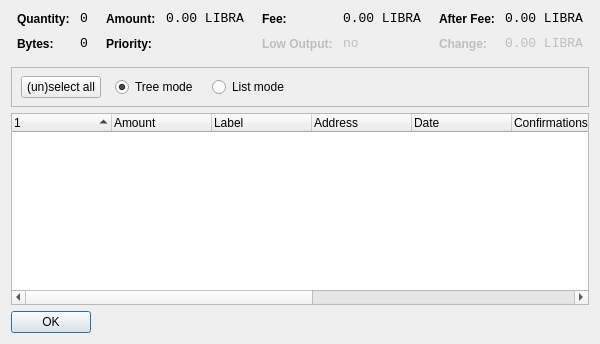
<?xml version="1.0" encoding="UTF-8"?>
<ui version="4.0">
 <class>CoinControlDialog</class>
 <widget class="QDialog" name="CoinControlDialog">
  <property name="windowTitle">
   <string>Coin Control</string>
  </property>
  <layout class="QVBoxLayout" name="verticalLayout">
   <item>
    <layout class="QHBoxLayout" name="horizontalLayoutTop" stretch="0,0,0,0">
     <property name="topMargin">
      <number>0</number>
     </property>
     <property name="bottomMargin">
      <number>10</number>
     </property>
     <item>
      <layout class="QFormLayout" name="formLayoutCoinControl1">
       <property name="horizontalSpacing">
        <number>10</number>
       </property>
       <property name="verticalSpacing">
        <number>10</number>
       </property>
       <property name="leftMargin">
        <number>6</number>
       </property>
       <property name="rightMargin">
        <number>6</number>
       </property>
       <item row="0" column="0">
        <widget class="QLabel" name="labelCoinControlQuantityText">
         <property name="styleSheet">
          <string notr="true">font-weight:bold;</string>
         </property>
         <property name="text">
          <string>Quantity:</string>
         </property>
        </widget>
       </item>
       <item row="0" column="1">
        <widget class="QLabel" name="labelCoinControlQuantity">
         <property name="font">
          <font>
           <family>Monospace</family>
           <pointsize>10</pointsize>
          </font>
         </property>
         <property name="cursor">
          <cursorShape>IBeamCursor</cursorShape>
         </property>
         <property name="contextMenuPolicy">
          <enum>Qt::ActionsContextMenu</enum>
         </property>
         <property name="text">
          <string notr="true">0</string>
         </property>
         <property name="textInteractionFlags">
          <set>Qt::LinksAccessibleByMouse|Qt::TextSelectableByKeyboard|Qt::TextSelectableByMouse</set>
         </property>
        </widget>
       </item>
       <item row="1" column="0">
        <widget class="QLabel" name="labelCoinControlBytesText">
         <property name="styleSheet">
          <string notr="true">font-weight:bold;</string>
         </property>
         <property name="text">
          <string>Bytes:</string>
         </property>
        </widget>
       </item>
       <item row="1" column="1">
        <widget class="QLabel" name="labelCoinControlBytes">
         <property name="font">
          <font>
           <family>Monospace</family>
           <pointsize>10</pointsize>
          </font>
         </property>
         <property name="cursor">
          <cursorShape>IBeamCursor</cursorShape>
         </property>
         <property name="contextMenuPolicy">
          <enum>Qt::ActionsContextMenu</enum>
         </property>
         <property name="text">
          <string notr="true">0</string>
         </property>
         <property name="textInteractionFlags">
          <set>Qt::LinksAccessibleByMouse|Qt::TextSelectableByKeyboard|Qt::TextSelectableByMouse</set>
         </property>
        </widget>
       </item>
      </layout>
     </item>
     <item>
      <layout class="QFormLayout" name="formLayoutCoinControl2">
       <property name="horizontalSpacing">
        <number>10</number>
       </property>
       <property name="verticalSpacing">
        <number>10</number>
       </property>
       <property name="leftMargin">
        <number>6</number>
       </property>
       <property name="rightMargin">
        <number>6</number>
       </property>
       <item row="0" column="0">
        <widget class="QLabel" name="labelCoinControlAmountText">
         <property name="styleSheet">
          <string notr="true">font-weight:bold;</string>
         </property>
         <property name="text">
          <string>Amount:</string>
         </property>
        </widget>
       </item>
       <item row="0" column="1">
        <widget class="QLabel" name="labelCoinControlAmount">
         <property name="font">
          <font>
           <family>Monospace</family>
           <pointsize>10</pointsize>
          </font>
         </property>
         <property name="cursor">
          <cursorShape>IBeamCursor</cursorShape>
         </property>
         <property name="contextMenuPolicy">
          <enum>Qt::ActionsContextMenu</enum>
         </property>
         <property name="text">
          <string notr="true">0.00 LIBRA</string>
         </property>
         <property name="textInteractionFlags">
          <set>Qt::LinksAccessibleByMouse|Qt::TextSelectableByKeyboard|Qt::TextSelectableByMouse</set>
         </property>
        </widget>
       </item>
       <item row="1" column="0">
        <widget class="QLabel" name="labelCoinControlPriorityText">
         <property name="styleSheet">
          <string notr="true">font-weight:bold;</string>
         </property>
         <property name="text">
          <string>Priority:</string>
         </property>
        </widget>
       </item>
       <item row="1" column="1">
        <widget class="QLabel" name="labelCoinControlPriority">
         <property name="font">
          <font>
           <family>Monospace</family>
           <pointsize>10</pointsize>
          </font>
         </property>
         <property name="cursor">
          <cursorShape>IBeamCursor</cursorShape>
         </property>
         <property name="contextMenuPolicy">
          <enum>Qt::ActionsContextMenu</enum>
         </property>
         <property name="text">
          <string/>
         </property>
         <property name="textInteractionFlags">
          <set>Qt::LinksAccessibleByMouse|Qt::TextSelectableByKeyboard|Qt::TextSelectableByMouse</set>
         </property>
        </widget>
       </item>
      </layout>
     </item>
     <item>
      <layout class="QFormLayout" name="formLayoutCoinControl3">
       <property name="horizontalSpacing">
        <number>10</number>
       </property>
       <property name="verticalSpacing">
        <number>10</number>
       </property>
       <property name="leftMargin">
        <number>6</number>
       </property>
       <property name="rightMargin">
        <number>6</number>
       </property>
       <item row="0" column="0">
        <widget class="QLabel" name="labelCoinControlFeeText">
         <property name="styleSheet">
          <string notr="true">font-weight:bold;</string>
         </property>
         <property name="text">
          <string>Fee:</string>
         </property>
        </widget>
       </item>
       <item row="0" column="1">
        <widget class="QLabel" name="labelCoinControlFee">
         <property name="font">
          <font>
           <family>Monospace</family>
           <pointsize>10</pointsize>
          </font>
         </property>
         <property name="cursor">
          <cursorShape>IBeamCursor</cursorShape>
         </property>
         <property name="contextMenuPolicy">
          <enum>Qt::ActionsContextMenu</enum>
         </property>
         <property name="text">
          <string notr="true">0.00 LIBRA</string>
         </property>
         <property name="textInteractionFlags">
          <set>Qt::LinksAccessibleByMouse|Qt::TextSelectableByKeyboard|Qt::TextSelectableByMouse</set>
         </property>
        </widget>
       </item>
       <item row="1" column="0">
        <widget class="QLabel" name="labelCoinControlLowOutputText">
         <property name="enabled">
          <bool>false</bool>
         </property>
         <property name="styleSheet">
          <string notr="true">font-weight:bold;</string>
         </property>
         <property name="text">
          <string>Low Output:</string>
         </property>
        </widget>
       </item>
       <item row="1" column="1">
        <widget class="QLabel" name="labelCoinControlLowOutput">
         <property name="enabled">
          <bool>false</bool>
         </property>
         <property name="font">
          <font>
           <family>Monospace</family>
           <pointsize>10</pointsize>
          </font>
         </property>
         <property name="cursor">
          <cursorShape>IBeamCursor</cursorShape>
         </property>
         <property name="contextMenuPolicy">
          <enum>Qt::ActionsContextMenu</enum>
         </property>
         <property name="text">
          <string notr="true">no</string>
         </property>
         <property name="textInteractionFlags">
          <set>Qt::LinksAccessibleByMouse|Qt::TextSelectableByKeyboard|Qt::TextSelectableByMouse</set>
         </property>
        </widget>
       </item>
      </layout>
     </item>
     <item>
      <layout class="QFormLayout" name="formLayoutCoinControl4">
       <property name="horizontalSpacing">
        <number>10</number>
       </property>
       <property name="verticalSpacing">
        <number>10</number>
       </property>
       <property name="leftMargin">
        <number>6</number>
       </property>
       <property name="rightMargin">
        <number>6</number>
       </property>
       <item row="0" column="0">
        <widget class="QLabel" name="labelCoinControlAfterFeeText">
         <property name="styleSheet">
          <string notr="true">font-weight:bold;</string>
         </property>
         <property name="text">
          <string>After Fee:</string>
         </property>
        </widget>
       </item>
       <item row="0" column="1">
        <widget class="QLabel" name="labelCoinControlAfterFee">
         <property name="font">
          <font>
           <family>Monospace</family>
           <pointsize>10</pointsize>
          </font>
         </property>
         <property name="cursor">
          <cursorShape>IBeamCursor</cursorShape>
         </property>
         <property name="contextMenuPolicy">
          <enum>Qt::ActionsContextMenu</enum>
         </property>
         <property name="text">
          <string notr="true">0.00 LIBRA</string>
         </property>
         <property name="textInteractionFlags">
          <set>Qt::LinksAccessibleByMouse|Qt::TextSelectableByKeyboard|Qt::TextSelectableByMouse</set>
         </property>
        </widget>
       </item>
       <item row="1" column="0">
        <widget class="QLabel" name="labelCoinControlChangeText">
         <property name="enabled">
          <bool>false</bool>
         </property>
         <property name="styleSheet">
          <string notr="true">font-weight:bold;</string>
         </property>
         <property name="text">
          <string>Change:</string>
         </property>
        </widget>
       </item>
       <item row="1" column="1">
        <widget class="QLabel" name="labelCoinControlChange">
         <property name="enabled">
          <bool>false</bool>
         </property>
         <property name="font">
          <font>
           <family>Monospace</family>
           <pointsize>10</pointsize>
          </font>
         </property>
         <property name="cursor">
          <cursorShape>IBeamCursor</cursorShape>
         </property>
         <property name="contextMenuPolicy">
          <enum>Qt::ActionsContextMenu</enum>
         </property>
         <property name="text">
          <string notr="true">0.00 LIBRA</string>
         </property>
         <property name="textInteractionFlags">
          <set>Qt::LinksAccessibleByMouse|Qt::TextSelectableByKeyboard|Qt::TextSelectableByMouse</set>
         </property>
        </widget>
       </item>
      </layout>
     </item>
    </layout>
   </item>
   <item>
    <widget class="QFrame" name="frame">
     <property name="minimumSize">
      <size>
       <width>0</width>
       <height>40</height>
      </size>
     </property>
     <property name="frameShape">
      <enum>QFrame::StyledPanel</enum>
     </property>
     <property name="frameShadow">
      <enum>QFrame::Sunken</enum>
     </property>
     <widget class="QWidget" name="horizontalLayoutWidget">
      <property name="geometry">
       <rect>
        <x>10</x>
        <y>0</y>
        <width>781</width>
        <height>41</height>
       </rect>
      </property>
      <layout class="QHBoxLayout" name="horizontalLayoutPanel" stretch="0,0,0,0">
       <property name="spacing">
        <number>14</number>
       </property>
       <item>
        <widget class="QPushButton" name="pushButtonSelectAll">
         <property name="sizePolicy">
          <sizepolicy hsizetype="Maximum" vsizetype="Fixed">
           <horstretch>0</horstretch>
           <verstretch>0</verstretch>
          </sizepolicy>
         </property>
         <property name="text">
          <string>(un)select all</string>
         </property>
        </widget>
       </item>
       <item>
        <widget class="QRadioButton" name="radioTreeMode">
         <property name="sizePolicy">
          <sizepolicy hsizetype="Maximum" vsizetype="Fixed">
           <horstretch>0</horstretch>
           <verstretch>0</verstretch>
          </sizepolicy>
         </property>
         <property name="text">
          <string>Tree mode</string>
         </property>
         <property name="checked">
          <bool>true</bool>
         </property>
        </widget>
       </item>
       <item>
        <widget class="QRadioButton" name="radioListMode">
         <property name="sizePolicy">
          <sizepolicy hsizetype="Maximum" vsizetype="Fixed">
           <horstretch>0</horstretch>
           <verstretch>0</verstretch>
          </sizepolicy>
         </property>
         <property name="text">
          <string>List mode</string>
         </property>
        </widget>
       </item>
       <item>
        <spacer name="horizontalSpacer">
         <property name="orientation">
          <enum>Qt::Horizontal</enum>
         </property>
         <property name="sizeHint" stdset="0">
          <size>
           <width>40</width>
           <height>20</height>
          </size>
         </property>
        </spacer>
       </item>
      </layout>
     </widget>
    </widget>
   </item>
   <item>
    <widget class="CoinControlTreeWidget" name="treeWidget">
     <property name="contextMenuPolicy">
      <enum>Qt::CustomContextMenu</enum>
     </property>
     <property name="sortingEnabled">
      <bool>false</bool>
     </property>
     <property name="columnCount">
      <number>11</number>
     </property>
     <attribute name="headerShowSortIndicator" stdset="0">
      <bool>true</bool>
     </attribute>
     <attribute name="headerStretchLastSection">
      <bool>false</bool>
     </attribute>
     <column>
      <property name="text">
       <string/>
      </property>
     </column>
     <column>
      <property name="text">
       <string>Amount</string>
      </property>
     </column>
     <column>
      <property name="text">
       <string>Label</string>
      </property>
     </column>
     <column>
      <property name="text">
       <string>Address</string>
      </property>
     </column>
     <column>
      <property name="text">
       <string>Date</string>
      </property>
     </column>
     <column>
      <property name="text">
       <string>Confirmations</string>
      </property>
      <property name="toolTip">
       <string>Confirmed</string>
      </property>
     </column>
     <column>
      <property name="text">
       <string>Priority</string>
      </property>
     </column>
     <column>
      <property name="text">
       <string/>
      </property>
     </column>
     <column>
      <property name="text">
       <string/>
      </property>
     </column>
     <column>
      <property name="text">
       <string/>
      </property>
     </column>
     <column>
      <property name="text">
       <string/>
      </property>
     </column>
    </widget>
   </item>
   <item>
    <widget class="QDialogButtonBox" name="buttonBox">
     <property name="sizePolicy">
      <sizepolicy hsizetype="Maximum" vsizetype="Fixed">
       <horstretch>0</horstretch>
       <verstretch>0</verstretch>
      </sizepolicy>
     </property>
     <property name="orientation">
      <enum>Qt::Horizontal</enum>
     </property>
     <property name="standardButtons">
      <set>QDialogButtonBox::Ok</set>
     </property>
    </widget>
   </item>
  </layout>
 </widget>
 <customwidgets>
  <customwidget>
   <class>CoinControlTreeWidget</class>
   <extends>QTreeWidget</extends>
   <header>coincontroltreewidget.h</header>
  </customwidget>
 </customwidgets>
 <resources/>
 <connections/>
</ui>
